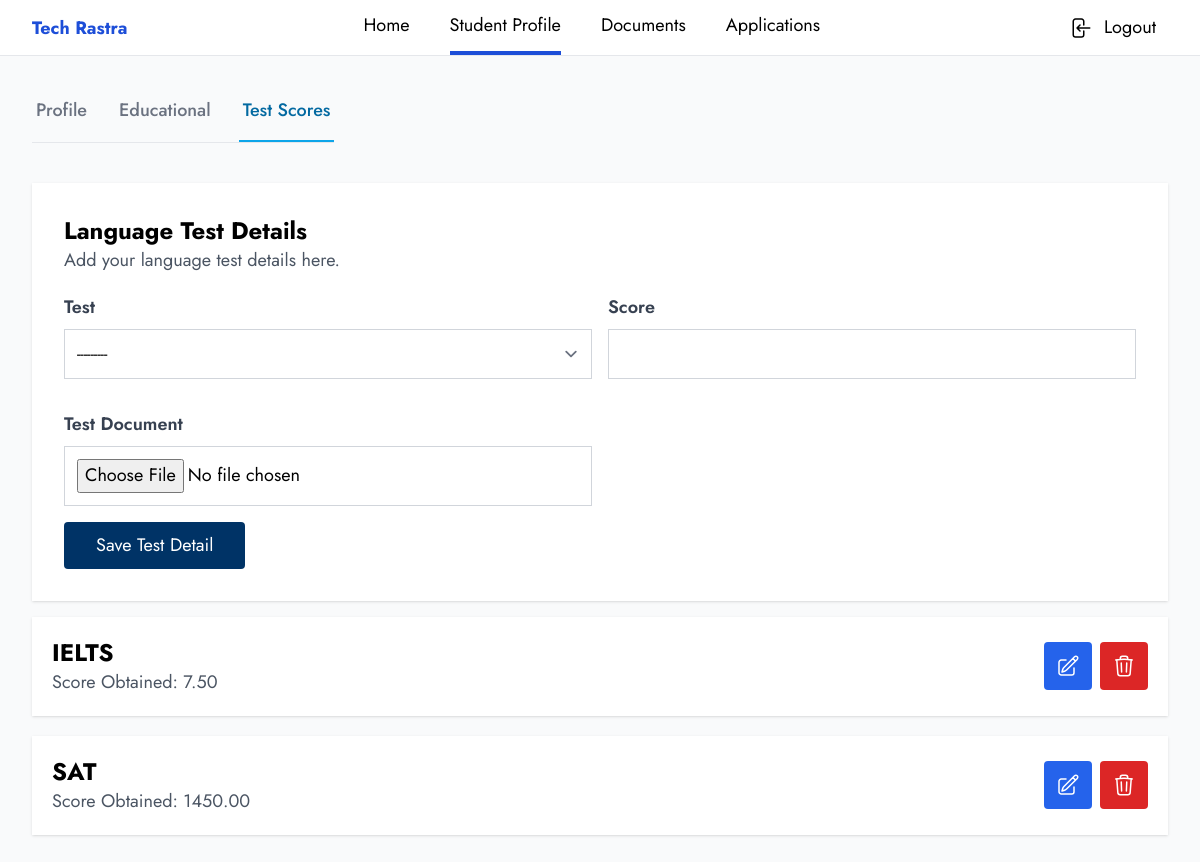
The page /student/profile/test-scores (signed in) on the database its author committed.
### users/models.py (models this page shows, shortened)
class Consultancy(models.Model):
    STATUS_CHOICES = (
        ("pending", "Pending"),
        ("approved", "Approved"),
        ("rejected", "Rejected"),
    )
    STATE_CHOICES = (
        ("Province 1", "Province 1"),
        ("Province 2", "Province 2"),
        ("Bagmati", "Bagmati"),
        ("Gandaki", "Gandaki"),
        ("Lumbini", "Lumbini"),
        ("Karnali", "Karnali"),
        ("Sudurpashchim", "Sudurpashchim"),
    )
    name = models.CharField(max_length=255, unique=True)
    company_email = models.EmailField(max_length=255, unique=True)
    user = models.OneToOneField(
        User,
        on_delete=models.CASCADE,
        related_name="consultancy",
    )
    slug = models.SlugField(max_length=255, unique=True, blank=True)
    logo = models.ImageField(upload_to="consultancy", null=True, blank=True)
    website = models.URLField(max_length=255, null=True, blank=True)
    address = models.CharField(max_length=255)
    city = models.CharField(max_length=100)
    zip_code = models.CharField(max_length=10)
    state = models.CharField(max_length=100, choices=STATE_CHOICES)
    country = models.CharField(max_length=100)
    phone = models.CharField(max_length=15)
    whatsapp = models.CharField(max_length=15, null=True, blank=True)
    status = models.CharField(max_length=100, choices=STATUS_CHOICES, default="pending")
    created_at = models.DateTimeField(default=timezone.now)
    updated_at = models.DateTimeField(default=timezone.now)
    class Meta:
        db_table = "consultancy"
        verbose_name_plural = "Consultancies"

### student/models.py (models this page shows, shortened)
class LanguageTest(models.Model):
    TEST_CHOICES = (
        ("ielts", "IELTS"),
        ("toefl", "TOEFL"),
        ("pte", "PTE"),
        ("gre", "GRE"),
        ("gmat", "GMAT"),
        ("sat", "SAT"),
        ("jlpt", "JLPT"),
        ("korean language", "Korean Language"),
    )
    test = models.CharField(max_length=20, choices=TEST_CHOICES)
    score = models.DecimalField(max_digits=6, decimal_places=2)
    user = models.ForeignKey(User, on_delete=models.CASCADE, related_name="test_scores")
    test_document = models.FileField(upload_to="test_documents/")
    created_at = models.DateTimeField(auto_now_add=True)
    updated_at = models.DateTimeField(auto_now=True)
    class Meta:
        db_table = "language_test"
        verbose_name_plural = "Language Tests"
        unique_together = ("user", "test")

### student/views.py (the view, shortened to what this page needs)
@login_required(login_url="login")
def test_scores(request):
    if request.user.role != "student":
        messages.error(request, "You are not authorized to view this page.")
        return redirect("error")
    form = LanguageTestForm(request.POST or None, request.FILES or None)
    test_scores = LanguageTest.objects.filter(user=request.user).values(
        "test", "score", "id"
    )
    context = {"form": form, "test_scores": test_scores}
    return render(request, "student/test_scores.html", context)

### student/forms.py
class LanguageTestForm(forms.ModelForm):
    class Meta:
        model = LanguageTest
        fields = "__all__"
        exclude = ["user", "created_at", "updated_at"]
        labels = {
            "test": _("Test"),
            "score": _("Score"),
            "test_document": _("Test Document"),
        }
        widgets = {
            "test": forms.Select(attrs={"class": "input__text"}),
            "score": forms.NumberInput(attrs={"class": "input__text"}),
            "test_document": forms.FileInput(attrs={"class": "input__text"}),
        }

### users/context.py (called while the page is built)
def consultancy(request):
    is_profile_complete = False
    if request.user.is_authenticated:
        if request.user.role == "consultancy":
            consultancy = request.user.role == "consultancy"
            is_profile_complete = Consultancy.objects.filter(user=request.user).exists()
            return {
                "consultancy": consultancy,
                "is_profile_complete": is_profile_complete,
            }
        elif request.user.role == "student":
            consultancy = request.user.associated_with
            return {
                "student_consultancy": consultancy,
            }
    return {
        "consultancy": None,
        "is_profile_complete": False,
        "student_consultancy": None,
    }

### templates/student/test_scores.html (shortened to what this page needs)
{% extends 'base/profile_base.html' %}
{% block content %}
<div class="container mx-auto my-4">
    <div class="my-10">
        <div class="mt-8">
            {% include 'common/profile_tabs.html' %}
        </div>
    </div>
    <div class="bg-white w-full shadow p-5 md:p-8">
        <div class="mb-5">
            <h1 class="text-2xl font-bold">Language Test Details</h1>
            <p class="text-gray-600">
                Add your language test details here.
            </p>
        </div>
        <form id="test__form" method="POST" enctype="multipart/form-data" novalidate>
            <div class="grid grid-cols-1 md:grid-cols-2 gap-4 md:ga-8">
                {% for field in form %}
                <div class="mb-4">
                    <label for="{{ field.id_for_label }}" class="block text-gray-700 font-semibold mb-2">
                        {{ field.label }}
                    </label>
                    {{ field }}
                </div>
                {% endfor %}
            </div>
            <button id="test__submit" type="submit" class="btn__primary">Save Test Detail</button>
        </form>
    </div>
</div>
<div class="container mx-auto mb-4 md:mb-8">
    {% for score in test_scores %}
    <div class="bg-white w-full mb-5 shadow p-5 flex flex-col md:flex-row md:items-center justify-between">
        <div class="">
            <h1 class="text-lg md:text-2xl font-bold uppercase">{{score.test}}</h1>
            <p class="text-gray-600">
                Score Obtained: {{score.score}}
            </p>
        </div>
        <div class="flex gap-2 justify-start md:justify-center">
            <a href="{% url 'edit_test_score' score.id %}" class="text-white cursor-pointer bg-blue-600 p-3 rounded">
            </a>
            <form action="{% url 'delete_test_score' score.id %}" method="post" class="delete-form">
                <button type="button" class="text-white cursor-pointer bg-red-600 p-3 rounded delete-btn">
                </button>
            </form>
        </div>
    </div>
    {% endfor %}
</div>
{% endblock %}

### templates/common/profile_navbar.html (shortened to what this page needs)
<header class="bg-white shadow-xl border-b">
    <nav class="container mx-auto flex items-center justify-between">
        <div><span class="text-lg font-bold text-blue-700">{{student_consultancy.name}}</span></div>
        <div class="hidden md:flex justify-center gap-10">
            <a href="{% url 'student_home' %}"
                class="cursor-pointer py-3 border-b-4 {% if request.resolver_match.url_name == 'student_home' %} border-b-blue-700  {% else %} border-b-white {% endif %}">
                Home</a>
            <a href="{% url 'student_profile' %}"
                class="cursor-pointer py-3 border-b-4 {% if request.resolver_match.url_name == 'student_profile' or request.resolver_match.url_name == 'student_profile_educational' or request.resolver_match.url_name == 'student_profile_test_scores' %} border-b-blue-700  {% else %} border-b-white {% endif %}">
                Student Profile</a>
            <a href="{% url 'student_documents' %}"
                class="cursor-pointer py-3 border-b-4 {% if request.resolver_match.url_name == 'student_documents' %} border-b-blue-700  {% else %} border-b-white {% endif %}">
                Documents</a>
            <a href="{% url 'student_applications' %}"
                class="cursor-pointer py-3 border-b-4 {% if request.resolver_match.url_name == 'student_applications' %} border-b-blue-700  {% else %} border-b-white {% endif %}">
                Applications</a>
        </div>
        <div>
            <div>
                <a href="{% url 'logout' %}" class="flex items-center gap-3 p-3">
                    <span class="hidden md:inline">Logout</span>
                </a>
            </div>
        </div>
    </nav>
</header>

### rows shown on the page
Consultancy: name "Tech Rastra"
LanguageTest: test "IELTS", score "7.50"
LanguageTest: test "SAT", score "1450.00"

### other values the page prints
{{ field.label }} "Test" "Score" "Test Document"
